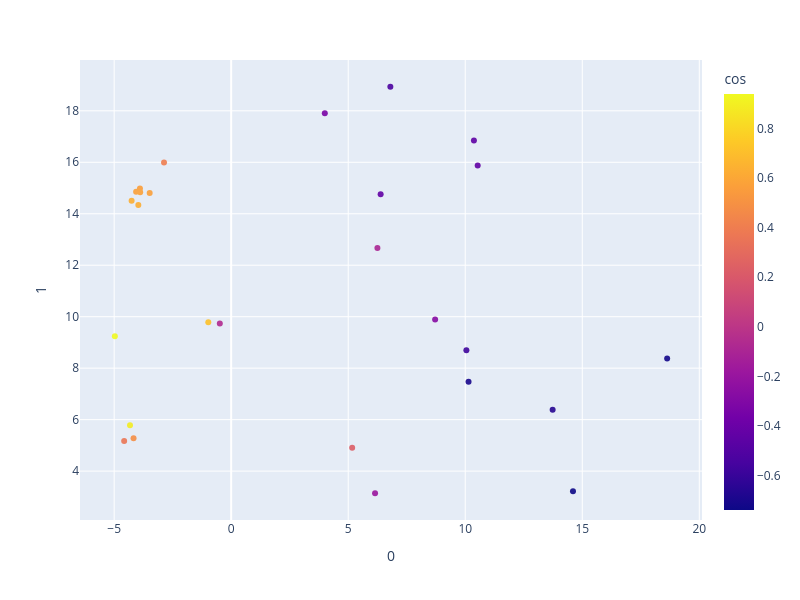

The notebook cell saved with this chart:
### Code cell
import plotly.express as px

fig_2d = px.scatter(
    umap_df.loc[umap_df['pheno'].isin(symptom_list)].merge(hpo_phecode_annot_df[['hpo_cui', 'hpo_str']].drop_duplicates(), 
        left_on='pheno', right_on='hpo_cui'),
     x=0, y=1, color='cos',
hover_data=["hpo_str", "cos"], hover_name="hpo_str"
)

# hover name
fig_2d.update_layout(
    width=800,
    height=600,
)
fig_2d.update_traces(opacity=.9)
fig_2d.show()

### Figure 1 — Plotly figure (JSON) as saved in the notebook; plotly's stock layout.template omitted (floating-point values rounded to 4 significant figures)
{"data": [{"customdata": [["Autosomal dominant inheritance", 0.9387], ["Tall stature", 0.8891], ["Sunken eye", 0.4826], ["Spondylolisthesis", -0.0983], ["Strabismus", 0.6315], ["Pneumothorax", -0.06255], ["Pulmonary emphysema", 0.3618], ["Retinal detachment", 0.5623], ["Esotropia", -0.3314], ["Exotropia", -0.6534], ["Glaucoma", 0.5717], ["Lens opacity", 0.5754], ["Genu recurvatum", -0.2747], ["Hammer toe", -0.7393], ["Flexion contractures", -0.4488], ["Lens dislocation", 0.5699], ["Metatarsus varus", -0.4334], ["Myopia", 0.6269], ["Arachnodactyly", 0.2315], ["Astigmatism", 0.4025], ["Spontaneous cerebrospinal fluid leak", 0.712], ["Bicuspid aortic valve", -0.7025], ["Narrow foot", -0.4323], ["Premature calcification of mitral annulus", -0.7181], ["Iris hypoplasia", -0.5244], ["Disproportionate tall stature", -0.1885], ["Dural ectasia", -0.5748]], "hovertemplate": "<b>%{hovertext}</b><br><br>0=%{x}<br>1=%{y}<br>hpo_str=%{customdata[0]}<br>cos=%{marker.color}<extra></extra>", "hovertext": ["Autosomal dominant inheritance", "Tall stature", "Sunken eye", "Spondylolisthesis", "Strabismus", "Pneumothorax", "Pulmonary emphysema", "Retinal detachment", "Esotropia", "Exotropia", "Glaucoma", "Lens opacity", "Genu recurvatum", "Hammer toe", "Flexion contractures", "Lens dislocation", "Metatarsus varus", "Myopia", "Arachnodactyly", "Astigmatism", "Spontaneous cerebrospinal fluid leak", "Bicuspid aortic valve", "Narrow foot", "Premature calcification of mitral annulus", "Iris hypoplasia", "Disproportionate tall stature", "Dural ectasia"], "legendgroup": "", "marker": {"color": [0.9387, 0.8891, 0.4826, -0.0983, 0.6315, -0.06255, 0.3618, 0.5623, -0.3314, -0.6534, 0.5717, 0.5754, -0.2747, -0.7393, -0.4488, 0.5699, -0.4334, 0.6269, 0.2315, 0.4025, 0.712, -0.7025, -0.4323, -0.7181, -0.5244, -0.1885, -0.5748], "coloraxis": "coloraxis", "symbol": "circle"}, "mode": "markers", "name": "", "opacity": 0.9, "orientation": "v", "showlegend": false, "type": "scatter", "x": [-4.97, -4.323, -4.172, 6.247, -4.254, -0.4863, -4.573, -3.898, 4.0, 13.73, -4.062, -3.889, 8.713, 14.6, 10.37, -3.483, 10.53, -3.967, 5.169, -2.869, -0.9783, 10.14, 6.386, 18.63, 6.801, 6.147, 10.05], "xaxis": "x", "y": [9.239, 5.787, 5.278, 12.67, 14.5, 9.737, 5.167, 14.98, 17.9, 6.388, 14.86, 14.84, 9.889, 3.222, 16.85, 14.81, 15.88, 14.34, 4.906, 15.99, 9.784, 7.469, 14.76, 8.372, 18.94, 3.14, 8.699], "yaxis": "y"}], "layout": {"coloraxis": {"colorbar": {"title": {"text": "cos"}}, "colorscale": [[0, "#0d0887"], [0.1111, "#46039f"], [0.2222, "#7201a8"], [0.3333, "#9c179e"], [0.4444, "#bd3786"], [0.5556, "#d8576b"], [0.6667, "#ed7953"], [0.7778, "#fb9f3a"], [0.8889, "#fdca26"], [1, "#f0f921"]]}, "height": 600, "legend": {"tracegroupgap": 0}, "margin": {"t": 60}, "width": 800, "xaxis": {"anchor": "y", "domain": [0, 1], "title": {"text": "0"}}, "yaxis": {"anchor": "x", "domain": [0, 1], "title": {"text": "1"}}}}
